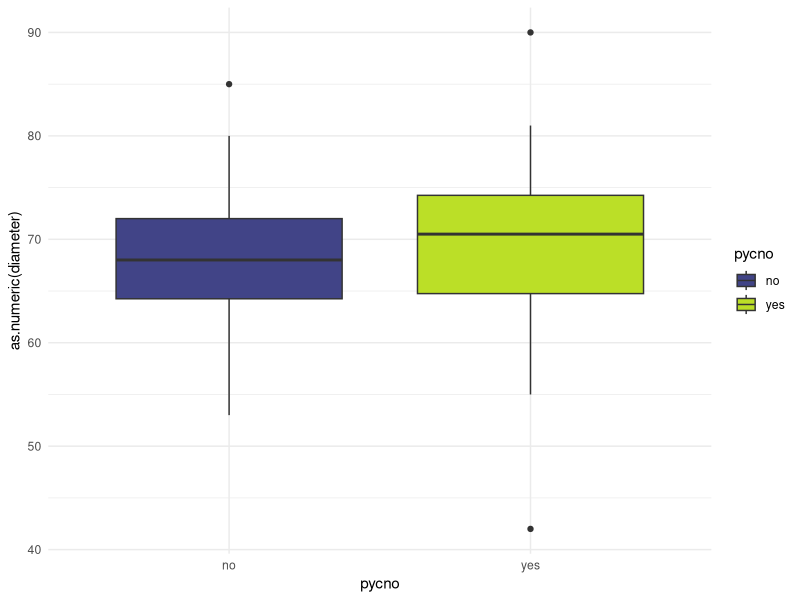
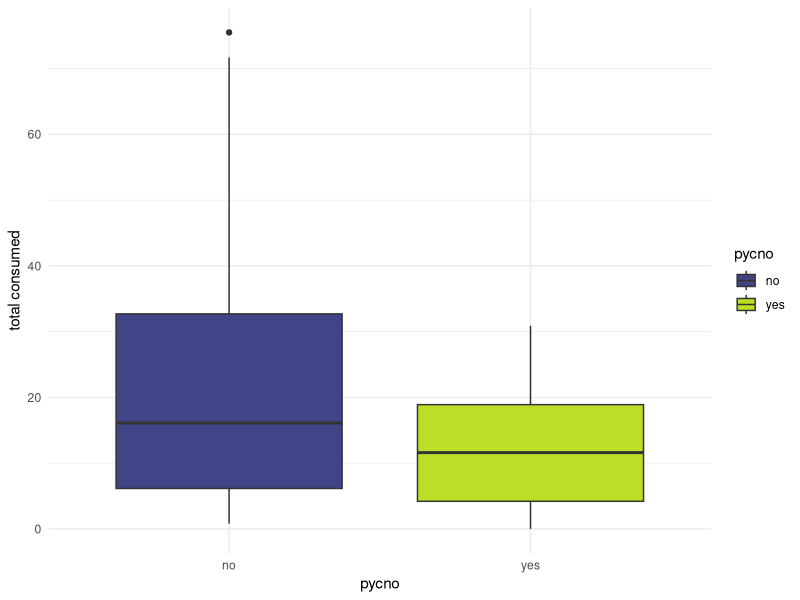
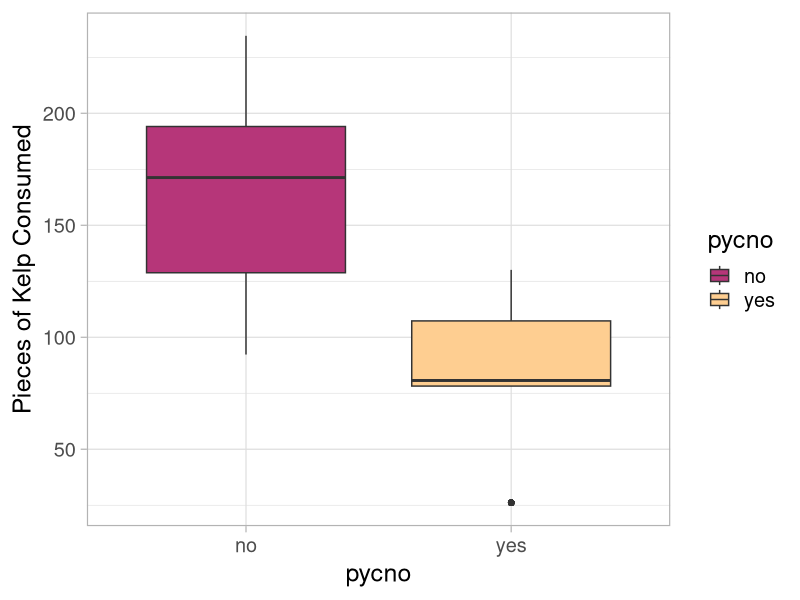
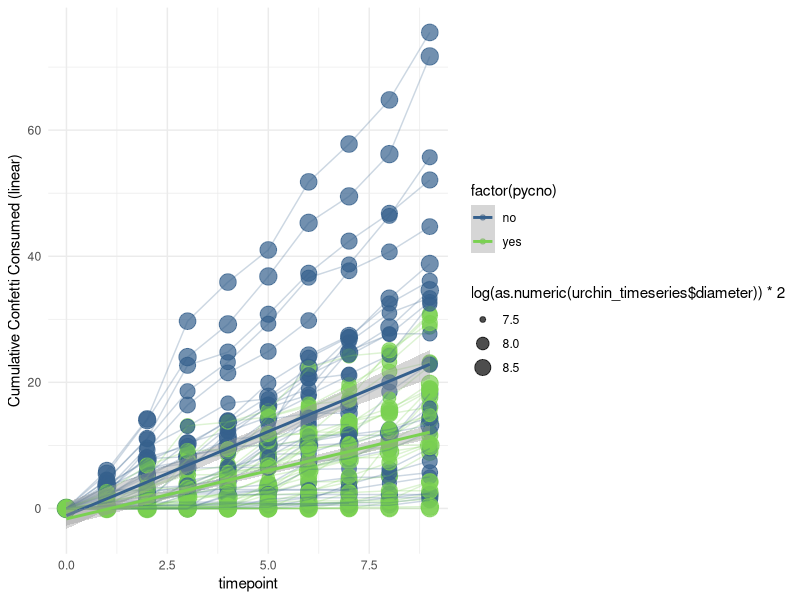

Recreate these plots in R, in order. (Note: this script raises an error after producing the figures.)
#++++++++++++++++++++++++++++++++++++++++++++++++++++++++++++++++++++++++++++++++++
#                                                                                ##
# Urchin-Pycno fear feeding trials                                               ##
# Data are current as of 2020-09-18                                              ##
# Data source: Ross Whippo - UO/OIMB                                             ##
# R code prepared by Ross Whippo                                                 ##
# Last updated 2022-06-15                                                       ##
#                                                                                ##
#++++++++++++++++++++++++++++++++++++++++++++++++++++++++++++++++++++++++++++++++++

# SUMMARY:


# Required Files (check that script is loading latest version):
# urchin_fear_feeding_pycno-trial-1.csv

# Associated Scripts:
# NA

# TO DO

# split change in consumption analysis into first half/second half

# +++++++++++++++++++++++++++++++++++++++++++++++++++++++++++++++++++++++++++++++++
# TABLE OF CONTENTS                                                            ####
#                                                                                 +
# RECENT CHANGES TO SCRIPT                                                        +
# LOAD PACKAGES                                                                   +
# READ IN AND PREPARE DATA                                                        +
# MANIPULATE DATA                                                                 +
#                                                                                 +
#++++++++++++++++++++++++++++++++++++++++++++++++++++++++++++++++++++++++++++++++++

#++++++++++++++++++++++++++++++++++++++++++++++++++++++++++++++++++++++++++++++++++
# RECENT CHANGES TO SCRIPT                                                     ####
#++++++++++++++++++++++++++++++++++++++++++++++++++++++++++++++++++++++++++++++++++

# 2020-09-15 Script created
# 2022-06-15 Added change in consumption analysis

#++++++++++++++++++++++++++++++++++++++++++++++++++++++++++++++++++++++++++++++++++
# LOAD PACKAGES                                                                ####
#++++++++++++++++++++++++++++++++++++++++++++++++++++++++++++++++++++++++++++++++++

library(tidyverse)
library(viridis)
library(nlme)
library(lme4)
library(vegan)
library(ggpubr)

#++++++++++++++++++++++++++++++++++++++++++++++++++++++++++++++++++++++++++++++++++
# READ IN AND PREPARE DATA                                                     ####
#++++++++++++++++++++++++++++++++++++++++++++++++++++++++++++++++++++++++++++++++++

urchin_fear_pycno <-
  read_csv('Data/2020/urchin_fear_feeding_pycno-trial-1.csv')
# dataset with bucket treatment removed:
#urchin_fear_pycno <- urchin_fear_pycno %>%
#  filter(treatment != 'bucket')


#++++++++++++++++++++++++++++++++++++++++++++++++++++++++++++++++++++++++++++++++++
# MANIPULATE DATA - VISUALIZATIONS                                             ####
#++++++++++++++++++++++++++++++++++++++++++++++++++++++++++++++++++++++++++++++++++

# mean confetti consumed across all urchins per treatment

# combine trial and bin to prevent combining urchins across trials
urchin_fear_pycno <-
  unite(urchin_fear_pycno,
        'ID',
        trial,
        bin,
        sep = "_",
        remove = FALSE)

per_urchin_consumed_total <- urchin_fear_pycno %>%
  group_by(trial, bin, tank, ID, pycno) %>%
  summarise(`total consumed` = sum(consumed)) %>%
  ungroup()



# urchin sizes
urchin_size <- urchin_fear_pycno %>%
  filter(timepoint == 0)
urchin_size$diameter <- as.numeric(urchin_size$diameter)
size_plot <- ggplot(
  urchin_size, aes(x = pycno, y = as.numeric(diameter), fill = pycno)) +
  geom_boxplot() +
  scale_fill_viridis(discrete = TRUE,
                     begin = 0.2,
                     end = 0.9) +
  theme_minimal(); size_plot

summary(urchin_size$diameter)
t.test(diameter ~ pycno, data = urchin_size)

# total consumed by each urchin across all trials

per_urchin_consumed_total %>%
  ggplot(aes(x = pycno, y = `total consumed`, fill = pycno)) +
  geom_boxplot() +
  scale_fill_viridis(discrete = TRUE, begin = 0.2, end = 0.9) +
  theme_minimal()



per_trial_pycno <- per_urchin_consumed_total %>%
  filter(pycno == "yes")
summary(per_trial_pycno$`total consumed`)
sd(per_trial_pycno$`total consumed`)

per_trial_empty <- per_urchin_consumed_total %>%
  filter(pycno == "no")
summary(per_trial_empty$`total consumed`)
sd(per_trial_empty$`total consumed`)

# amount consumed per timepoint
timepoint_consumed_plot <- ggplot(urchin_fear_pycno, aes(x = pycno, y = consumed, fill = pycno)) +
  geom_boxplot() +
  scale_fill_viridis(discrete = TRUE,
                     begin = 0.2,
                     end = 0.9) +
  theme_minimal()

per_timepoint_pycno <- urchin_fear_pycno %>%
  filter(pycno == "yes")
summary(per_timepoint_pycno$consumed)
sd(per_timepoint_pycno$consumed)

per_timepoint_empty <- urchin_fear_pycno %>%
  filter(pycno == "no")
summary(per_timepoint_empty$consumed)
sd(per_timepoint_empty$consumed)


urchin_timeseries <- urchin_fear_pycno %>%
  unite("datetime", date:time, sep = " ")

urchin_timeseries$datetime <-
  as.POSIXlt(urchin_timeseries$datetime)

timeseries_bar <- ggplot(urchin_timeseries, aes(
  x = as.POSIXct(datetime),
  y = consumed,
  fill = pycno
)) +
  geom_col() +
  scale_fill_viridis(discrete = TRUE,
                     begin = 0.2,
                     end = 0.9) +
  facet_wrap( ~ pycno)

# cumulative total consumed by trial

urchin_time <- urchin_timeseries %>%
  group_by(trial, pycno) %>%
  mutate(tot_consumed = sum(consumed))
  



# TOTAL CONSUMED overall BOXPLOT
theme_set(theme_light(base_size = 18))


urchin_time %>%
    ggplot(aes(x = pycno, y = tot_consumed, fill = pycno)
  ) +
    geom_boxplot() +
    scale_fill_viridis(discrete = TRUE,
                       begin = 0.5,
                       end = 0.9,
                       option = "magma") +
    labs(y = "Pieces of Kelp Consumed")
  
urchin_time %>%
  group_by(pycno, trial) %>%
  summarise(total = sum(consumed)) %>%
  summarise(mean(total))
  
# ALGAE CONSUMED USING BIOMASS MEASUREMENTS CONFETTI WEIGHTS

# Algal consumption plots

# based on field notes from 2020-09-13 - confetti diameter = 21mm

# > pi*((2.1/2)^2)
# [1] 3.463606

confetti_weights <- read_csv("Data/2020/confetti_weights.csv", 
                             col_types = cols(trial = col_character()))
confetti_weights <- confetti_weights %>%
  rename("beforeafter" = "before-after")

# is weight different before and after? 
weightmix <- lme(weight_mg ~ beforeafter, random = ~1|trial/tank, data = confetti_weights)
summary(weightmix)
weightmix
anova(weightmix)


confetti_weights %>%
  filter(beforeafter == "before") %>%
  summarise(mean(weight_mg))

confetti_weights %>%
  filter(beforeafter == "after") %>%
  summarise(mean(weight_mg))

#  A tibble: 1 x 1
# `mean(weight_mg)`
# <dbl>
#   1              339.

# > 339/3.463606
# [1] 97.87487 mg per square cm
# each piece of confetti ~ 339mg

mean(confetti_weights$weight_mg)

  
  
    
  per_exp_pycno <- urchin_time %>%
    select(-datetime) %>%
    filter(pycno == "yes")
  summary(per_exp_pycno$tot_consumed)
  sd(per_exp_pycno$tot_consumed)
  
  per_exp_empty <- urchin_time %>%
    select(-datetime) %>%
    filter(pycno == "no")
  summary(per_exp_empty$tot_consumed)
  sd(per_exp_pycno$tot_consumed)
  
  
  # change unknown diameters to 61
  
  urchin_timeseries$diameter <- urchin_timeseries$diameter %>%
    recode("nd" = "61")
  
  theme_set(theme_light(base_size = 18))
  
  ggplot(
    urchin_timeseries %>%
      group_by(pycno, ID) %>%
      mutate(cc = cumsum(consumed)),
    aes(
      x = timepoint, # as.POSIXct(datetime),
      y = cc,
      color = factor(pycno)
    )
  ) +
    scale_color_viridis(discrete = TRUE,
                        begin = 0.3,
                        end = 0.8) +
    geom_point(aes(size = log(as.numeric(
      urchin_timeseries$diameter
    )) * 2), alpha = 0.7) +
    geom_line(aes(group = ID), alpha = 0.25) +
    geom_smooth(method = "lm") +
    theme_minimal() +
    scale_y_continuous(name = "Cumulative Confetti Consumed (linear)")
  
  # with scaled time points
  urchin_timeseries$hours <- urchin_timeseries$timepoint %>%
    recode(
      '0' = 0,
      '1' = 3,
      '2' = 9,
      '3' = 21,
      '4' = 27,
      '5' = 33,
      '6' = 45,
      '7' = 51,
      '8' = 57,
      '9' = 69
    )
  

  
  hour_line 

  
  
  
  
# THIS IS THE CUMULATIVE CONFETTI FIGURE:
theme_set(theme_light(base_size = 18))  
  
ggplot(
    urchin_timeseries %>%
      group_by(pycno, ID) %>%
      mutate(cc = cumsum(consumed)),
    aes(
      x = hours, # as.POSIXct(datetime),
      y = cc,
      color = pycno
    )
  ) +
    scale_color_viridis(discrete = TRUE,
                        begin = 0.5,
                        end = 0.9,
                        option = "magma") +
    geom_point(size = 5) +
    geom_line(aes(group = ID), alpha = 0.25) +
    geom_smooth(method = "lm", size = 2) +
    scale_y_continuous(name = "Pieces of Kelp Consumed")
  
# a model based on this data:

mod_1 <- lm(`total consumed` ~ pycno, data = per_urchin_consumed_total)
summary(mod_1)
mod_1

t.test(`total consumed` ~ pycno, data = per_urchin_consumed_total)


  # mean number of confetti consumed per time point per treatment

theme_set(theme_light(base_size = 18))    

ggplot(urchin_timeseries, aes(x = pycno, y = consumed, fill = pycno)) +
    scale_fill_viridis(discrete = TRUE,
                       begin = 0.5,
                       end = 0.9,
                       option = "magma") +
    geom_boxplot() +
    facet_grid(. ~ hours) +
  scale_y_continuous(name = "Pieces of Kelp Consumed") +
  theme(axis.text.x=element_blank())
  
  
  
  # total confetti eaten per treatment
  urchin_fear_pycno %>%
    group_by(treatment) %>%
    summarise(sum(consumed))
  
# calculating total change in consumption across trials
  timepoint_consumption_change <- urchin_fear_pycno %>%
    group_by(ID, pycno) %>%
    summarise(change = diff(consumed))      
# average change per treatment
  timepoint_consumption_change %>%
    group_by(pycno) %>%
    summarise(mean_change = mean(change))

# t.test for mean increase in consumption across timepoints by treatment
  t.test(change ~ pycno, data = timepoint_consumption_change)
  
  
  
  
  
  # DUMMY DATA
ID <- c(rep("A",7), rep("B", 7))
timepoint <- c(rep(seq(from = 0, to = 6),2))
set.seed(1234)
consumed <- sample.int(n = 6,
                       size = 14,
                       replace = TRUE)
df <- tibble(ID, timepoint, consumed)
df[1,3] <- 0
df[8,3] <- 0    
df    

df %>%
  group_by(ID) %>%
  summarise(diff(consumed))
  
    
    
    
    
  
  
  
  
  
  
  
  
#++++++++++++++++++++++++++++++++++++++++++++++++++++++++++++++++++++++++++++++++++
  # MANIPULATE DATA - STATS                                                      ####
  #++++++++++++++++++++++++++++++++++++++++++++++++++++++++++++++++++++++++++++++++++
  
  urchin_fear_mix_data <- urchin_fear_pycno %>%
    filter(timepoint != '0')
  
  # is total amount of confetti consumed per trial different between groups?
  t.test(`total consumed` ~ pycno, data = per_urchin_consumed_total)
  
  # is amount of confetti consumed per time point different between groups (w/size)?
  mix_1 <-
    lme(consumed ~ pycno, # + diameter,
        random = ~ timepoint | ID,
        data = urchin_fear_mix_data)
  mix_1
  anova(mix_1)
  
  # calculate slopes of consumption
  urchin_vals <-  urchin_timeseries %>%
    group_by(pycno, ID) %>%
    mutate(cc = cumsum(consumed))
  
  
  ############### COLLATED FIGURES
  
  Figure_1 <- ggarrange(size_plot, timepoint_consumed_plot, total_consumed_plot, total_box,
                           labels = c("A", "B", "C", "D"),
                           ncol = 2, nrow = 2,
                           common.legend = TRUE, legend = "right")
  annotate_figure(Figure_1, bottom = text_grob("Figure 1: Calcuated A) urchin test diameter across all trials, B) kelp 'confetti' consumed per urchin per timepoint, \n C) total kelp 'confetti' consumed per urchin across each trial, and D) total kelp 'confetti' consumed across all trials.", size = 10))
  # 
  
  ####
  #<<<<<<<<<<<<<<<<<<<<<<<<<<END OF SCRIPT>>>>>>>>>>>>>>>>>>>>>>>>#

# SCRATCH PAD ####
